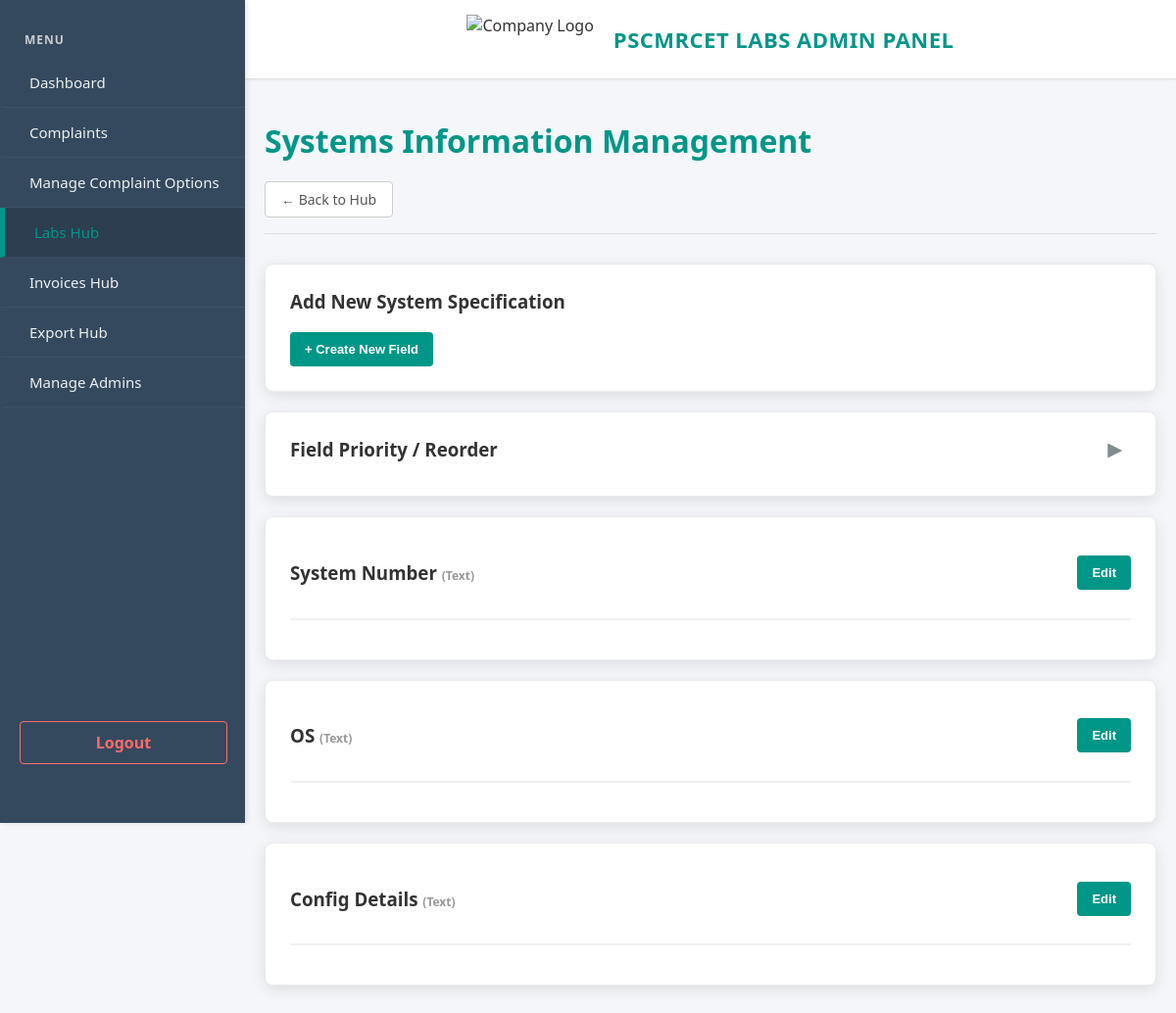
The page /systems_info_manager.php (signed in) on the database its author committed.
### tables this page shows
CREATE TABLE `systems_sections` (
  `id` int(11) NOT NULL,
  `section_title` varchar(255) DEFAULT NULL,
  `column_name` varchar(255) DEFAULT NULL,
  `input_type` varchar(50) DEFAULT NULL,
  `display_order` int(11) DEFAULT NULL
);

### systems_info_manager.php (the view, shortened to what this page needs)
<?php
require 'auth_session.php';
$meta_table = "systems_sections";
include 'header.php';
?>
<h1><strong>Systems Information Management</strong></h1>
<p><a href="labs_hub.php" class="btn-outline">&larr; Back to Hub</a></p>
<hr>
<div class="create-section-box">
    <h3 style="margin-top:0;">Add New System Specification</h3>
    <button class="btn-toggle" onclick="toggle('new_sec_form_sys')">+ Create New Field</button>
</div>
<div class="priority-box">
    <div style="display:flex; justify-content:space-between; align-items:center; margin-bottom:10px;">
        <h3 style="margin:0;">Field Priority / Reorder</h3>
        <button class="btn-arrow" onclick="toggleList('prio_list_sys', this)">&#9654;</button>
    </div>
        <?php
        $all_secs = [];
        $res = mysqli_query($conn, "SELECT * FROM $meta_table ORDER BY display_order ASC");
        while($row = mysqli_fetch_assoc($res)) { $all_secs[] = $row; }
        foreach($all_secs as $sec) {
            $is_first = ($sec === reset($all_secs));
            $is_last = ($sec === end($all_secs));
        }
        ?>
</div>
<div class="row">
    <?php foreach($all_secs as $sec) {
        $title = $sec['section_title'];
        $sid = $sec['id'];
        $act_id="act_sys_$sid";
    ?>
        <div class="column">
            <div class="header-row">
                <h3><?php echo $title; ?> <span style="font-size:12px; color:#999;">(Text)</span></h3>
                <button class="btn-edit-trigger" onclick="toggleFlex('<?php echo $act_id; ?>')">Edit</button>
            </div>
        </div>
    <?php } ?>
</div>
</div>
</body>
</html>

### header.php (style rules this page uses)
:root { --primary: #009688; --primary-dark: #00796b; --bg-body: #f4f6f9; --text-color: #333; --danger: #e74c3c; --success: #27ae60; --card-shadow: 0 4px 15px rgba(0,0,0,0.1); --border-radius: 8px; }
body { font-family: 'Segoe UI', Tahoma, Geneva, Verdana, sans-serif; margin: 0; padding: 0; background-color: var(--bg-body); color: var(--text-color); overflow-x: auto; overflow-y: auto; }
a { text-decoration: none; }
h1 { color: var(--primary); font-weight: 300; margin-bottom: 20px; }
hr { border: 0; height: 1px; background: #ddd; margin-bottom: 30px; }
.column, .priority-box, .create-section-box, .admin-card, .form-card { background: white; padding: 25px; margin-bottom: 20px; border-radius: var(--border-radius); box-shadow: var(--card-shadow); border: 1px solid #eaeaea; width: 100%; box-sizing: border-box; }
button, input[type="submit"], .btn-toggle, .btn-add, .btn-cancel, .btn-delete, .btn-safety-toggle, .btn-edit-trigger, .btn-show { border: none; border-radius: 4px; cursor: pointer; font-size: 13px; font-weight: 600; padding: 10px 15px; transition: background 0.3s; }
.btn-toggle, .btn-add, .btn-edit-trigger { background-color: var(--primary); color: white; }
.btn-arrow { background: none; border: none; font-size: 18px; color: #7f8c8d; padding: 0 10px; cursor: pointer; }
.header-row { display: flex; justify-content: space-between; align-items: center; border-bottom: 2px solid #f0f0f0; padding-bottom: 15px; margin-bottom: 15px; }
.btn-outline { display: inline-block; padding: 8px 16px; border: 1px solid #ccc; background-color: white; color: #555; text-decoration: none; border-radius: 4px; font-size: 14px; font-weight: 500; transition: all 0.3s ease; }

### rows shown on the page
systems_sections: section_title "System Number"
systems_sections: section_title "OS"
systems_sections: section_title "Config Details"
